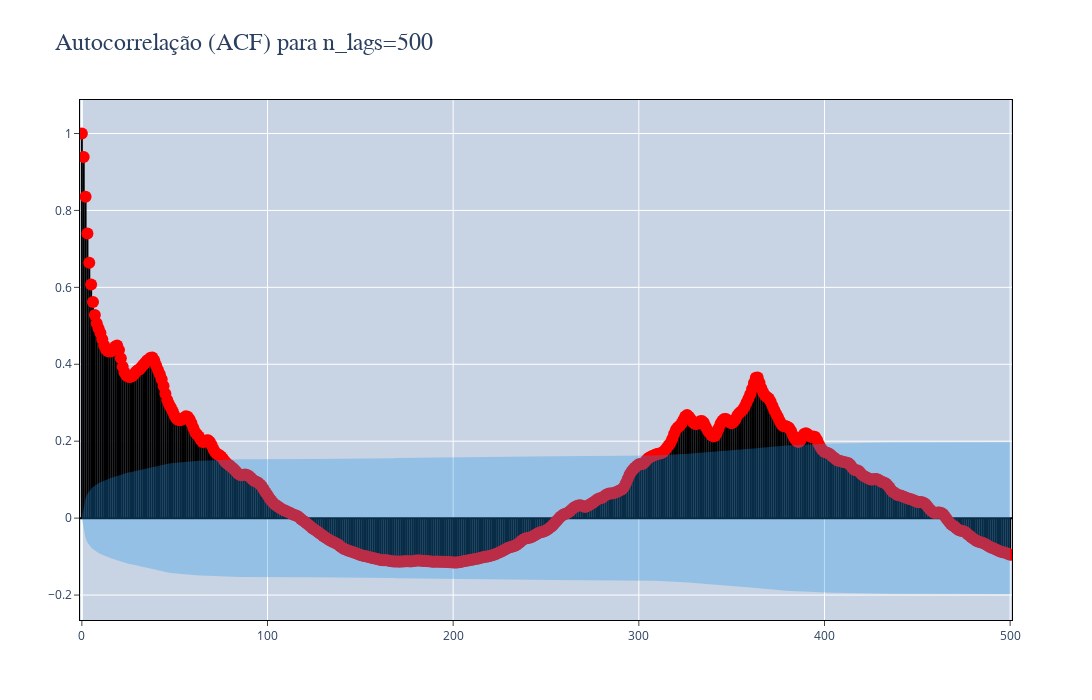

The notebook cell this image was saved under:
### Markdown cell above
### Análise de Autocorrelação

### Code cell
# Me interessa saber a sazonalidade da variável-alvo, a vazão
cria_plot_correlacao(
    serie=df_aux.y,
    n_lags=500,
    plot_pacf=False,
    salvar=False #SALVAR_PLOTS
)

# Na lag 365 o gráfico volta a descer.
# Isso nos dá uma visão da sazonalidade da série, que é de 365 dias
